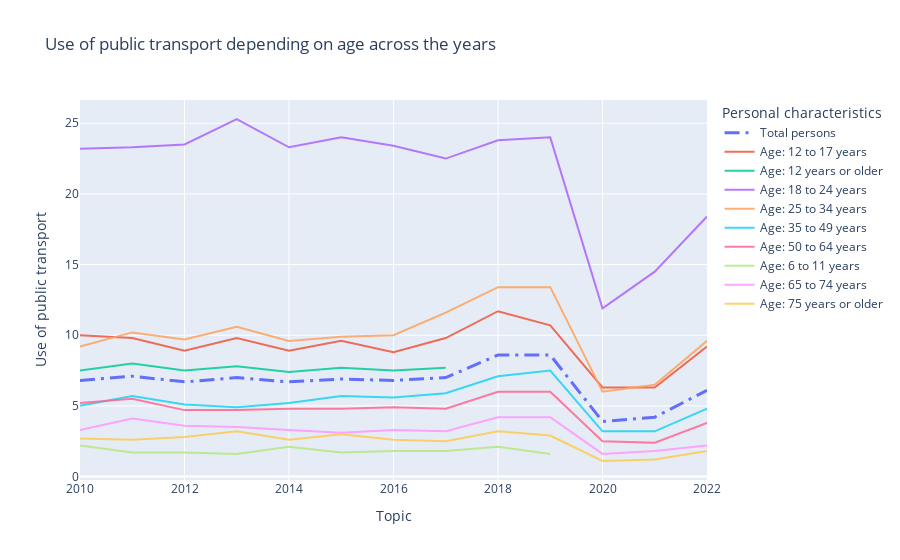

The notebook cell saved with this chart:
### Code cell
# Plot of the use of public transports for different age groups
# across the years

fig = px.line(data_frame=df_age2, x="Topic", y="Use of public transport", color='Personal characteristics', title = 'Use of public transport depending on age across the years')

# Highlighting the plot for the "Total persons" demographic group
fig.update_traces(line_width = 3, selector=('Personal characteristics'=='Total persons'))
fig.update_traces(opacity = 0.85)
fig.update_traces(opacity = 1, selector=('Personal characteristics'=='Total persons'))
fig.update_traces(line_dash = 'longdashdot', selector=('Personal characteristics'=='Total persons'))
fig.show()

### Figure 1 — Plotly figure (JSON) as saved in the notebook; plotly's stock layout.template omitted (floating-point values rounded to 4 significant figures)
{"data": [{"hovertemplate": "Personal characteristics=Total persons<br>Topic=%{x}<br>Use of public transport=%{y}<extra></extra>", "legendgroup": "Total persons", "line": {"color": "#636efa", "dash": "longdashdot", "width": 3}, "marker": {"symbol": "circle"}, "mode": "lines", "name": "Total persons", "opacity": 1, "orientation": "v", "showlegend": true, "type": "scatter", "x": [2010, 2011, 2012, 2013, 2014, 2015, 2016, 2017, 2018, 2019, 2020, 2021, 2022], "xaxis": "x", "y": [6.8, 7.1, 6.7, 7, 6.7, 6.9, 6.8, 7, 8.6, 8.6, 3.9, 4.2, 6.1], "yaxis": "y"}, {"hovertemplate": "Personal characteristics=Age: 12 to 17 years<br>Topic=%{x}<br>Use of public transport=%{y}<extra></extra>", "legendgroup": "Age: 12 to 17 years", "line": {"color": "#EF553B", "dash": "solid"}, "marker": {"symbol": "circle"}, "mode": "lines", "name": "Age: 12 to 17 years", "opacity": 0.85, "orientation": "v", "showlegend": true, "type": "scatter", "x": [2010, 2011, 2012, 2013, 2014, 2015, 2016, 2017, 2018, 2019, 2020, 2021, 2022], "xaxis": "x", "y": [10, 9.8, 8.9, 9.8, 8.9, 9.6, 8.8, 9.8, 11.7, 10.7, 6.3, 6.3, 9.2], "yaxis": "y"}, {"hovertemplate": "Personal characteristics=Age: 12 years or older<br>Topic=%{x}<br>Use of public transport=%{y}<extra></extra>", "legendgroup": "Age: 12 years or older", "line": {"color": "#00cc96", "dash": "solid"}, "marker": {"symbol": "circle"}, "mode": "lines", "name": "Age: 12 years or older", "opacity": 0.85, "orientation": "v", "showlegend": true, "type": "scatter", "x": [2010, 2011, 2012, 2013, 2014, 2015, 2016, 2017], "xaxis": "x", "y": [7.5, 8, 7.5, 7.8, 7.4, 7.7, 7.5, 7.7], "yaxis": "y"}, {"hovertemplate": "Personal characteristics=Age: 18 to 24 years<br>Topic=%{x}<br>Use of public transport=%{y}<extra></extra>", "legendgroup": "Age: 18 to 24 years", "line": {"color": "#ab63fa", "dash": "solid"}, "marker": {"symbol": "circle"}, "mode": "lines", "name": "Age: 18 to 24 years", "opacity": 0.85, "orientation": "v", "showlegend": true, "type": "scatter", "x": [2010, 2011, 2012, 2013, 2014, 2015, 2016, 2017, 2018, 2019, 2020, 2021, 2022], "xaxis": "x", "y": [23.2, 23.3, 23.5, 25.3, 23.3, 24, 23.4, 22.5, 23.8, 24, 11.9, 14.5, 18.4], "yaxis": "y"}, {"hovertemplate": "Personal characteristics=Age: 25 to 34 years<br>Topic=%{x}<br>Use of public transport=%{y}<extra></extra>", "legendgroup": "Age: 25 to 34 years", "line": {"color": "#FFA15A", "dash": "solid"}, "marker": {"symbol": "circle"}, "mode": "lines", "name": "Age: 25 to 34 years", "opacity": 0.85, "orientation": "v", "showlegend": true, "type": "scatter", "x": [2010, 2011, 2012, 2013, 2014, 2015, 2016, 2017, 2018, 2019, 2020, 2021, 2022], "xaxis": "x", "y": [9.2, 10.2, 9.7, 10.6, 9.6, 9.9, 10, 11.6, 13.4, 13.4, 6, 6.5, 9.6], "yaxis": "y"}, {"hovertemplate": "Personal characteristics=Age: 35 to 49 years<br>Topic=%{x}<br>Use of public transport=%{y}<extra></extra>", "legendgroup": "Age: 35 to 49 years", "line": {"color": "#19d3f3", "dash": "solid"}, "marker": {"symbol": "circle"}, "mode": "lines", "name": "Age: 35 to 49 years", "opacity": 0.85, "orientation": "v", "showlegend": true, "type": "scatter", "x": [2010, 2011, 2012, 2013, 2014, 2015, 2016, 2017, 2018, 2019, 2020, 2021, 2022], "xaxis": "x", "y": [5, 5.7, 5.1, 4.9, 5.2, 5.7, 5.6, 5.9, 7.1, 7.5, 3.2, 3.2, 4.8], "yaxis": "y"}, {"hovertemplate": "Personal characteristics=Age: 50 to 64 years<br>Topic=%{x}<br>Use of public transport=%{y}<extra></extra>", "legendgroup": "Age: 50 to 64 years", "line": {"color": "#FF6692", "dash": "solid"}, "marker": {"symbol": "circle"}, "mode": "lines", "name": "Age: 50 to 64 years", "opacity": 0.85, "orientation": "v", "showlegend": true, "type": "scatter", "x": [2010, 2011, 2012, 2013, 2014, 2015, 2016, 2017, 2018, 2019, 2020, 2021, 2022], "xaxis": "x", "y": [5.2, 5.5, 4.7, 4.7, 4.8, 4.8, 4.9, 4.8, 6, 6, 2.5, 2.4, 3.8], "yaxis": "y"}, {"hovertemplate": "Personal characteristics=Age: 6 to 11 years<br>Topic=%{x}<br>Use of public transport=%{y}<extra></extra>", "legendgroup": "Age: 6 to 11 years", "line": {"color": "#B6E880", "dash": "solid"}, "marker": {"symbol": "circle"}, "mode": "lines", "name": "Age: 6 to 11 years", "opacity": 0.85, "orientation": "v", "showlegend": true, "type": "scatter", "x": [2010, 2011, 2012, 2013, 2014, 2015, 2016, 2017, 2018, 2019, 2020, 2021, 2022], "xaxis": "x", "y": [2.2, 1.7, 1.7, 1.6, 2.1, 1.7, 1.8, 1.8, 2.1, 1.6, null, null, 1.6], "yaxis": "y"}, {"hovertemplate": "Personal characteristics=Age: 65 to 74 years<br>Topic=%{x}<br>Use of public transport=%{y}<extra></extra>", "legendgroup": "Age: 65 to 74 years", "line": {"color": "#FF97FF", "dash": "solid"}, "marker": {"symbol": "circle"}, "mode": "lines", "name": "Age: 65 to 74 years", "opacity": 0.85, "orientation": "v", "showlegend": true, "type": "scatter", "x": [2010, 2011, 2012, 2013, 2014, 2015, 2016, 2017, 2018, 2019, 2020, 2021, 2022], "xaxis": "x", "y": [3.3, 4.1, 3.6, 3.5, 3.3, 3.1, 3.3, 3.2, 4.2, 4.2, 1.6, 1.8, 2.2], "yaxis": "y"}, {"hovertemplate": "Personal characteristics=Age: 75 years or older<br>Topic=%{x}<br>Use of public transport=%{y}<extra></extra>", "legendgroup": "Age: 75 years or older", "line": {"color": "#FECB52", "dash": "solid"}, "marker": {"symbol": "circle"}, "mode": "lines", "name": "Age: 75 years or older", "opacity": 0.85, "orientation": "v", "showlegend": true, "type": "scatter", "x": [2010, 2011, 2012, 2013, 2014, 2015, 2016, 2017, 2018, 2019, 2020, 2021, 2022], "xaxis": "x", "y": [2.7, 2.6, 2.8, 3.2, 2.6, 3, 2.6, 2.5, 3.2, 2.9, 1.1, 1.2, 1.8], "yaxis": "y"}], "layout": {"legend": {"title": {"text": "Personal characteristics"}, "tracegroupgap": 0}, "title": {"text": "Use of public transport depending on age across the years"}, "xaxis": {"anchor": "y", "domain": [0, 1], "title": {"text": "Topic"}}, "yaxis": {"anchor": "x", "domain": [0, 1], "title": {"text": "Use of public transport"}}}}
